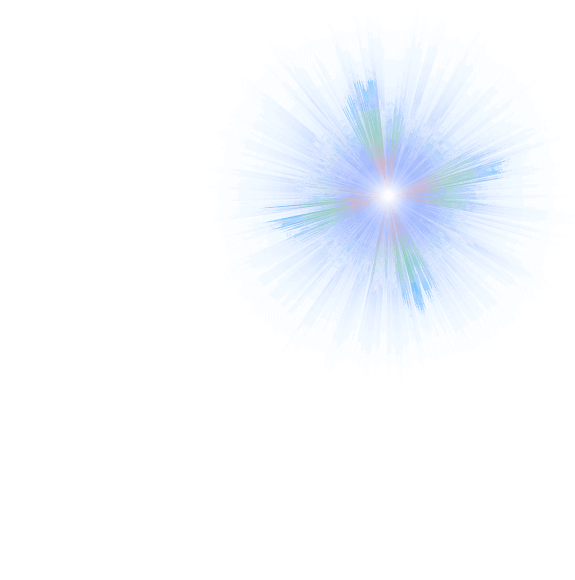
#> input picture PetrovOA/lab1/blik.png, 1150 x 1160 px (shown at 1/2 size)
$ python demo_filters.py blik.png
#> lines starting #> are read from the running program, lines starting #| are printed output that depends on the picture
### PetrovOA/lab1/main.py
"""
Практическая работа №1. Обработка изображений с использованием библиотеки OpenCV
Библиотека фильтров для обработки изображений
"""

import cv2
import numpy as np
import argparse
import sys


# ============================================================================
# ФИЛЬТРЫ
# ============================================================================

def resize_image(image, width=None, height=None, scale_factor=None):
    """
    Изменение разрешения изображения

    Args:
        image: Входное изображение
        width: Новая ширина
        height: Новая высота
        scale_factor: Коэффициент масштабирования

    Returns:
        Изображение с измененным разрешением
    """
    h, w = image.shape[:2]

    # Определяем новые размеры
    if scale_factor is not None:
        new_width = max(int(w * scale_factor), 1)
        new_height = max(int(h * scale_factor), 1)
    elif width is not None and height is not None:
        new_width = width
        new_height = height
    elif width is not None:
        ratio = width / w
        new_width = width
        new_height = max(int(h * ratio), 1)
    elif height is not None:
        ratio = height / h
        new_width = max(int(w * ratio), 1)
        new_height = height
    else:
        return image.copy()

    # Выводим информацию о разрешениях
    print(f"Изменение разрешения: {w}x{h} -> {new_width}x{new_height}")

    # Создаем массив для нового изображения
    resized = np.zeros((new_height, new_width, 3), dtype=image.dtype)

    # Создаем координатные сетки для исходного изображения
    # y_ratio и x_ratio показывают, какой пиксель исходного изображения соответствует каждому пикселю нового
    y_ratio = np.linspace(0, h - 1, new_height).astype(int)
    x_ratio = np.linspace(0, w - 1, new_width).astype(int)

    # Создаем 2D сетки координат
    # y_indices[i, j] = y_ratio[i] - индекс строки в исходном изображении
    # x_indices[i, j] = x_ratio[j] - индекс столбца в исходном изображении
    y_indices, x_indices = np.meshgrid(y_ratio, x_ratio, indexing='ij')

    # Копируем пиксели из исходного изображения в новое
    resized = image[y_indices, x_indices]

    return resized


def apply_sepia(image, intensity=1.0):
    """
    Применение фотоэффекта сепии к изображению

    Args:
        image: входное изображение
        intensity: интенсивность эффекта (0.0 - 1.0)

    Returns:
        изображение с эффектом сепии
    """
    # Матрица преобразования для сепии (BGR формат в OpenCV)
    # Преобразуем BGR -> RGB для применения стандартной матрицы, затем обратно
    sepia_matrix = np.array([
        [0.131, 0.534, 0.272],  # B
        [0.168, 0.686, 0.349],  # G
        [0.189, 0.769, 0.393]   # R
    ])

    # Применяем матричное преобразование
    result = image.astype(np.float32)
    sepia_image = result @ sepia_matrix.T

    # Обрезаем значения до [0, 255]
    sepia_image = np.clip(sepia_image, 0, 255)

    # Смешиваем с оригиналом согласно интенсивности
    result = result * (1 - intensity) + sepia_image * intensity

    return result.astype(np.uint8)


def apply_vignette(image, intensity=0.5):
    """
    Применение фотоэффекта виньетки к изображению

    Args:
        image: входное изображение
        intensity: интенсивность виньетки (0.0 - 1.0)

    Returns:
        изображение с эффектом виньетки
    """
    h, w = image.shape[:2]

    # Центр изображения
    center_x, center_y = w / 2, h / 2
    max_distance = np.sqrt(center_x**2 + center_y**2)

    # Создаем сетки координат
    y_coords, x_coords = np.ogrid[:h, :w]

    # Вычисляем расстояние от центра для всех пикселей сразу
    distance = np.sqrt((x_coords - center_x)**2 + (y_coords - center_y)**2)

    # Нормализуем расстояние
    norm_distance = distance / max_distance

    # Вычисляем коэффициент затемнения
    vignette_factor = 1.0 - (norm_distance * intensity)
    vignette_factor = np.maximum(0.0, vignette_factor)

    # Добавляем размерность для каналов
    vignette_factor = vignette_factor[:, :, np.newaxis]

    # Применяем виньетку
    result = image.astype(np.float32) * vignette_factor

    return result.astype(np.uint8)


def pixelate_region(image, x1, y1, x2, y2, pixel_size=10):
    """
    Пикселизация заданной прямоугольной области изображения

    Args:
        image: входное изображение
        x1, y1: координаты левого верхнего угла
        x2, y2: координаты правого нижнего угла
        pixel_size: размер пикселя

    Returns:
        изображение с пикселизированной областью
    """
    result = np.copy(image)

    # Убедимся, что координаты в правильном порядке
    x1, x2 = min(x1, x2), max(x1, x2)
    y1, y2 = min(y1, y2), max(y1, y2)

    # Ограничение координат границами изображения
    h, w = image.shape[:2]
    x1, y1 = max(0, x1), max(0, y1)
    x2, y2 = min(w, x2), min(h, y2)

    # Извлекаем область для пикселизации (создаем копию!)
    region = image[y1:y2, x1:x2].copy()
    region_h, region_w = region.shape[:2]

    # Вычисляем количество блоков
    n_blocks_y = (region_h + pixel_size - 1) // pixel_size
    n_blocks_x = (region_w + pixel_size - 1) // pixel_size

    # Создаем пикселизированную версию
    for i in range(n_blocks_y):
        for j in range(n_blocks_x):
            # Границы текущего блока
            block_y1 = i * pixel_size
            block_y2 = min(block_y1 + pixel_size, region_h)
            block_x1 = j * pixel_size
            block_x2 = min(block_x1 + pixel_size, region_w)

            # Вычисляем средний цвет блока векторно
            block = region[block_y1:block_y2, block_x1:block_x2]
            avg_color = np.mean(block, axis=(0, 1))

            # Заполняем блок средним цветом
            region[block_y1:block_y2, block_x1:block_x2] = avg_color

    # Вставляем обработанную область обратно
    result[y1:y2, x1:x2] = region

    return result


def add_simple_frame(image, frame_width=20, color=(0, 0, 0)):
    """
    Наложение прямоугольной одноцветной рамки заданной ширины по краям изображения

    Args:
        image: входное изображение
        frame_width: ширина рамки в пикселях
        color: цвет рамки в формате BGR

    Returns:
        изображение с рамкой
    """
    result = np.copy(image)
    h, w = result.shape[:2]

    # Верхняя рамка
    result[0:frame_width, :] = color

    # Нижняя рамка
    result[h-frame_width:h, :] = color

    # Левая рамка
    result[:, 0:frame_width] = color

    # Правая рамка
    result[:, w-frame_width:w] = color

    return result


def add_decorative_frame(image, frame_width=20, color=(0, 0, 0), frame_type='rounded'):
    """
    Наложение фигурной одноцветной рамки по краям изображения

    Args:
        image: входное изображение
        frame_width: ширина рамки в пикселях
        color: цвет рамки в формате BGR
        frame_type: тип рамки ('rounded', 'wave', 'zigzag')

    Returns:
        изображение с фигурной рамкой
    """
    result = np.copy(image)
    h, w = result.shape[:2]

    # Создаем сетки координат
    y_coords, x_coords = np.ogrid[:h, :w]

    if frame_type == 'rounded':
        # Скругленные углы
        radius = frame_width

        # Маски для углов
        in_top_left = ((y_coords < radius) & (x_coords < radius) &
                      ((y_coords - radius)**2 + (x_coords - radius)**2 > radius**2))
        in_top_right = ((y_coords < radius) & (x_coords >= w - radius) &
                       ((y_coords - radius)**2 + (x_coords - w + radius)**2 > radius**2))
        in_bottom_left = ((y_coords >= h - radius) & (x_coords < radius) &
                         ((y_coords - h + radius)**2 + (x_coords - radius)**2 > radius**2))
        in_bottom_right = ((y_coords >= h - radius) & (x_coords >= w - radius) &
                          ((y_coords - h + radius)**2 + (x_coords - w + radius)**2 > radius**2))

        # Маска для прямых краев
        on_edge = ((y_coords < frame_width) | (y_coords >= h - frame_width) |
                  (x_coords < frame_width) | (x_coords >= w - frame_width))

        # Общая маска рамки
        mask = on_edge | in_top_left | in_top_right | in_bottom_left | in_bottom_right
        result[mask] = color

    elif frame_type == 'wave':
        # Волнообразная рамка
        amplitude = frame_width // 3
        frequency = 0.05

        # Вычисляем волны для всех координат сразу
        wave_offset_h = (amplitude * np.sin(x_coords * frequency)).astype(np.int32)
        wave_offset_v = (amplitude * np.sin(y_coords * frequency)).astype(np.int32)

        # Границы с учетом волн
        wave_top = frame_width + wave_offset_h
        wave_bottom = h - frame_width - wave_offset_h
        wave_left = frame_width + wave_offset_v
        wave_right = w - frame_width - wave_offset_v

        # Маска рамки
        mask = ((y_coords < wave_top) | (y_coords >= wave_bottom) |
                (x_coords < wave_left) | (x_coords >= wave_right))
        result[mask] = color

    elif frame_type == 'zigzag':
        # Зигзагообразная рамка
        zigzag_size = max(1, frame_width // 2)

        # Вычисляем зигзаг-смещения
        zigzag_h = ((y_coords // zigzag_size) % 2) * zigzag_size
        zigzag_v = ((x_coords // zigzag_size) % 2) * zigzag_size

        # Маска рамки
        on_top = y_coords < frame_width + zigzag_v
        on_bottom = y_coords >= h - frame_width - zigzag_v
        on_left = x_coords < frame_width + zigzag_h
        on_right = x_coords >= w - frame_width - zigzag_h

        mask = on_top | on_bottom | on_left | on_right
        result[mask] = color

    return result


def add_lens_flare(image, center_x=None, center_y=None, intensity=0.8):
    """
    Наложение эффекта бликов объектива камеры с использованием готовой текстуры

    Args:
        image: входное изображение
        center_x: не используется (для совместимости)
        center_y: не используется (для совместимости)
        intensity: интенсивность блика (0.0 - 1.0)

    Returns:
        изображение с эффектом бликов
    """
    import os

    h, w = image.shape[:2]

    # Загружаем текстуру блика с альфа-каналом
    script_dir = os.path.dirname(os.path.abspath(__file__))
    blik_path = os.path.join(script_dir, 'blik.png')

    if not os.path.exists(blik_path):
        print(f"Предупреждение: текстура блика не найдена: {blik_path}")
        return image

    blik = cv2.imread(blik_path, cv2.IMREAD_UNCHANGED)
    if blik is None:
        print(f"Предупреждение: не удалось загрузить текстуру блика: {blik_path}")
        return image

    # Подгоняем размер текстуры под размер изображения
    blik = cv2.resize(blik, (w, h), interpolation=cv2.INTER_LINEAR)

    # Проверяем наличие альфа-канала
    if blik.shape[2] == 4:
        # Извлекаем альфа-канал и нормализуем
        alpha = blik[:, :, 3] / 255.0
        blik_rgb = blik[:, :, :3].astype(np.float32)
        img_f = image.astype(np.float32)

        # Смешиваем изображения с учетом альфа-канала
        for c in range(3):
            img_f[:, :, c] = img_f[:, :, c] * (1 - alpha * intensity) + blik_rgb[:, :, c] * (alpha * intensity)

        result = np.clip(img_f, 0, 255).astype(np.uint8)
    else:
        # Если альфа-канала нет, используем простое смешивание
        blik_rgb = blik.astype(np.float32)
        img_f = image.astype(np.float32)
        result = img_f * (1 - intensity) + blik_rgb * intensity
        result = np.clip(result, 0, 255).astype(np.uint8)

    return result


def add_watercolor_texture(image, intensity=0.3):
    """
    Наложение текстуры акварельной бумаги из файла

    Args:
        image: входное изображение
        intensity: интенсивность текстуры (0.0 - 1.0)

    Returns:
        изображение с текстурой акварельной бумаги
    """
    import os

    # Загружаем текстуру акварельной бумаги
    script_dir = os.path.dirname(os.path.abspath(__file__))
    paper_path = os.path.join(script_dir, 'paper.png')

    if not os.path.exists(paper_path):
        print(f"Предупреждение: текстура бумаги не найдена: {paper_path}")
        return image

    paper_texture = cv2.imread(paper_path)
    if paper_texture is None:
        print(f"Предупреждение: не удалось загрузить текстуру бумаги: {paper_path}")
        return image

    h, w = image.shape[:2]

    # Подгоняем размер текстуры под размер изображения
    paper_resized = cv2.resize(paper_texture, (w, h), interpolation=cv2.INTER_LINEAR)

    # Конвертируем изображения в float32 для точных вычислений
    result = image.astype(np.float32)
    paper_float = paper_resized.astype(np.float32)

    # Складываем изображение с текстурой с учетом интенсивности
    result = result + paper_float * intensity

    # Обрезаем значения до диапазона [0, 255]
    result = np.clip(result, 0, 255)

    return result.astype(np.uint8)


# ============================================================================
# ИНТЕРАКТИВНЫЙ ИНТЕРФЕЙС
# ============================================================================

class ImageFilterApp:
    # [222 lines left out: functions __init__, mouse_callback, apply_filter, run, main, not called in this run]


# [2 lines that do not run on import are left out]

### PetrovOA/lab1/demo_filters.py
"""
Скрипт для демонстрации всех фильтров
Автоматически применяет все фильтры и сохраняет результаты
"""
import cv2
import sys
import os

# Добавляем текущую директорию в путь
sys.path.insert(0, os.path.dirname(os.path.abspath(__file__)))

# Импортируем функции из main.py
from main import (
    resize_image, apply_sepia, apply_vignette, pixelate_region,
    add_simple_frame, add_decorative_frame, add_lens_flare, add_watercolor_texture
)


def demo_all_filters(image_path):
    """Демонстрация всех фильтров"""
#> called with image_path = 'blik.png'

    # Загружаем изображение
    image = cv2.imread(image_path)
#> image is the input picture: shape (1160, 1150, 3); mean B, G, R 254.2, 250.1, 247.2
    if image is None:
        print(f"Ошибка: не удалось загрузить {image_path}")
        return

    print(f"Загружено изображение: {image.shape}")
#| Загружено изображение: (1160, 1150, 3)

    # Создаем папку для результатов
    output_dir = "filter_results"
    os.makedirs(output_dir, exist_ok=True)

    results = {}

    # 1. Изменение разрешения
    print("1. Применяем изменение разрешения...")
    results['resize'] = resize_image(image, scale_factor=0.7)
#| Изменение разрешения: 1150x1160 -> 805x812
    cv2.imwrite(f"{output_dir}/01_resize.jpg", results['resize'])

    # 2. Сепия
    print("2. Применяем эффект сепии...")
    results['sepia'] = apply_sepia(image, intensity=0.9)
#> in apply_sepia, `sepia_image = result @ sepia_matrix.T`:
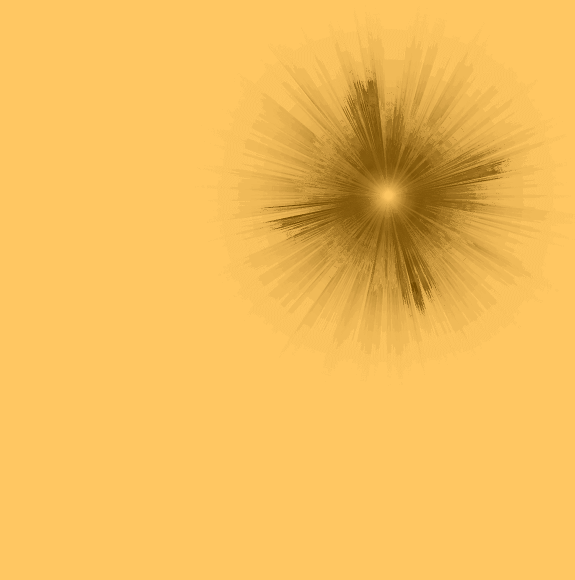
#> sepia_image: shape (1160, 1150, 3) float64 (shown at 1/2 size); mean B, G, R 234.1, 300.5, 337.5; drawn with min black and max white
    cv2.imwrite(f"{output_dir}/02_sepia.jpg", results['sepia'])

    # 3. Виньетка
    print("3. Применяем эффект виньетки...")
    results['vignette'] = apply_vignette(image, intensity=0.6)
    cv2.imwrite(f"{output_dir}/03_vignette.jpg", results['vignette'])

    # 4. Пикселизация (центральная область)
    print("4. Применяем пикселизацию...")
    h, w = image.shape[:2]
    results['pixelate'] = pixelate_region(
        image,
        w//4, h//4,  # Левый верхний угол
        3*w//4, 3*h//4,  # Правый нижний угол
        pixel_size=15
    )
    cv2.imwrite(f"{output_dir}/04_pixelate.jpg", results['pixelate'])

    # 5. Простая рамка
    print("5. Применяем простую рамку...")
    results['simple_frame'] = add_simple_frame(image, frame_width=25, color=(0, 215, 255))
    cv2.imwrite(f"{output_dir}/05_simple_frame.jpg", results['simple_frame'])

    # 6. Фигурная рамка (rounded)
    print("6. Применяем фигурную рамку (скругленные углы)...")
    results['decorative_rounded'] = add_decorative_frame(
        image, frame_width=30, color=(128, 64, 0), frame_type='rounded'
    )
    cv2.imwrite(f"{output_dir}/06_decorative_rounded.jpg", results['decorative_rounded'])

    # 7. Фигурная рамка (wave)
    print("7. Применяем фигурную рамку (волны)...")
    results['decorative_wave'] = add_decorative_frame(
        image, frame_width=25, color=(255, 0, 0), frame_type='wave'
    )
    cv2.imwrite(f"{output_dir}/07_decorative_wave.jpg", results['decorative_wave'])

    # 8. Фигурная рамка (zigzag)
    print("8. Применяем фигурную рамку (зигзаг)...")
    results['decorative_zigzag'] = add_decorative_frame(
        image, frame_width=25, color=(0, 0, 255), frame_type='zigzag'
    )
    cv2.imwrite(f"{output_dir}/08_decorative_zigzag.jpg", results['decorative_zigzag'])

    # 9. Блики объектива
    print("9. Применяем блики объектива...")
    results['lens_flare'] = add_lens_flare(image, intensity=0.8)
#> in add_lens_flare, `alpha = blik[:, :, 3] / 255.0`:
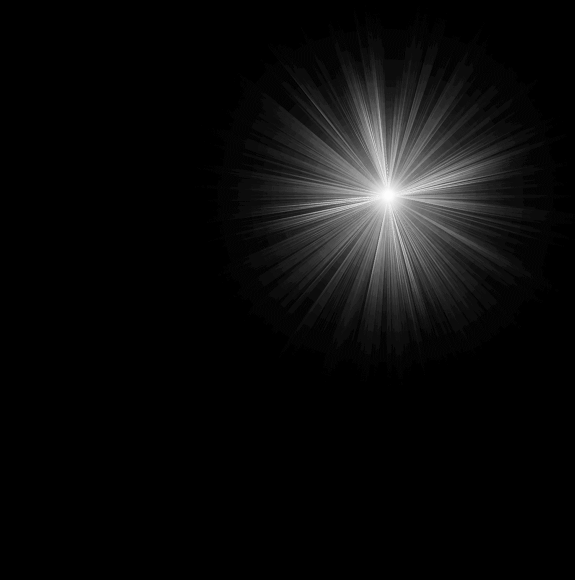
#> alpha: shape (1160, 1150) float64 (shown at 1/2 size); min 0, max 0.992, mean 0.0447
    cv2.imwrite(f"{output_dir}/09_lens_flare.jpg", results['lens_flare'])

    # 10. Текстура акварельной бумаги
    print("10. Применяем текстуру акварельной бумаги...")
    results['watercolor'] = add_watercolor_texture(image, intensity=0.4)
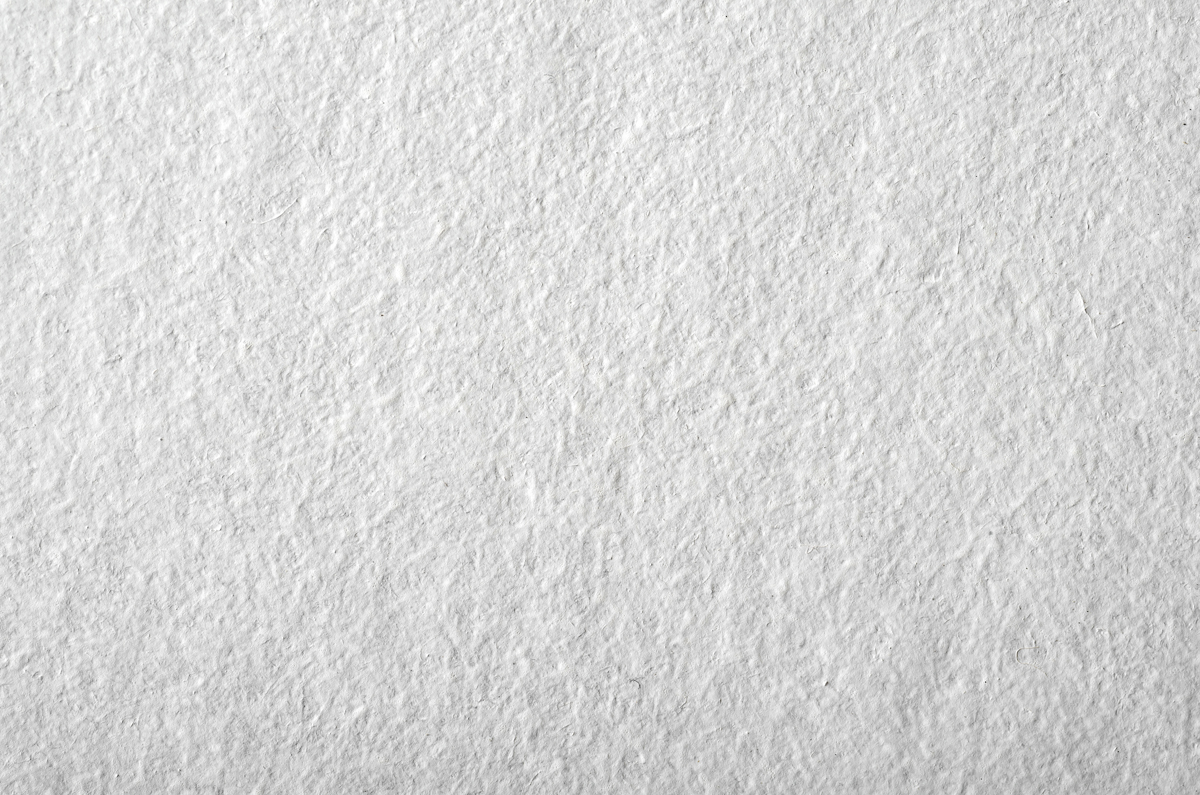
#> input picture PetrovOA/lab1/paper.png, 1200 x 795 px
#> in add_watercolor_texture, paper_texture is the input picture: shape (795, 1200, 3); mean B, G, R 215.2, 215.5, 215.5
#> in add_watercolor_texture, `paper_resized = cv2.resize(paper_texture, (w, h), interpolation=cv2.IN..`:
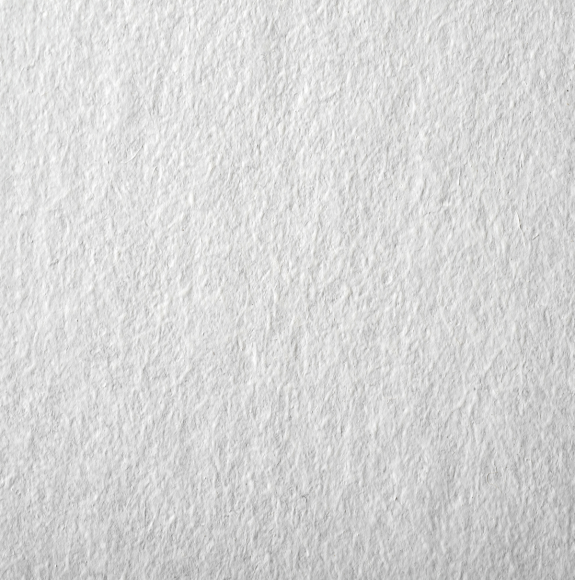
#> paper_resized: shape (1160, 1150, 3) (shown at 1/2 size); mean B, G, R 215.1, 215.4, 215.4
    cv2.imwrite(f"{output_dir}/10_watercolor.jpg", results['watercolor'])

    # Комбинированные эффекты
    print("\n11. Создаем комбинированные эффекты...")

    # Винтажный эффект (сепия + виньетка + рамка)
    vintage = apply_sepia(image, intensity=0.8)
    vintage = apply_vignette(vintage, intensity=0.5)
#> call 2 of apply_vignette, with intensity = 0.5
#> in apply_vignette (call 2), `result = image.astype(np.float32) * vignette_factor`:
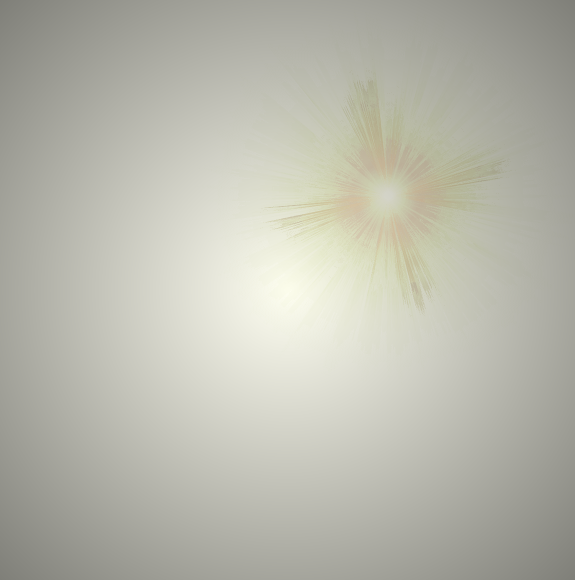
#> result: shape (1160, 1150, 3) float64 (shown at 1/2 size); mean B, G, R 173.2, 184.7, 184.7
    vintage = add_simple_frame(vintage, frame_width=20, color=(50, 30, 10))
    cv2.imwrite(f"{output_dir}/11_vintage_combo.jpg", vintage)

    # Художественный эффект (акварель + рамка)
    artistic = add_watercolor_texture(image, intensity=0.35)
    artistic = add_decorative_frame(artistic, frame_width=30, color=(100, 80, 60), frame_type='rounded')
#> call 4 of add_decorative_frame, with frame_width = 30, color = (100, 80, 60), frame_type = 'rounded'
#> in add_decorative_frame (call 4), `result[mask] = color`:
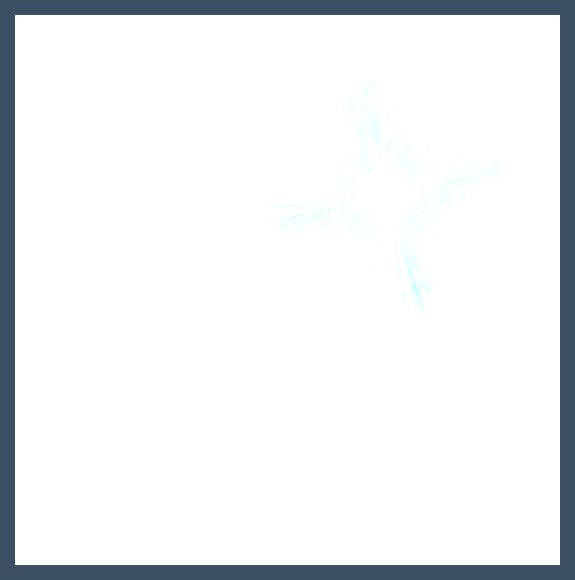
#> result: shape (1160, 1150, 3) (shown at 1/2 size); mean B, G, R 239.3, 237.3, 235
    cv2.imwrite(f"{output_dir}/12_artistic_combo.jpg", artistic)

    print(f"\n✓ Все фильтры применены успешно!")
    print(f"✓ Результаты сохранены в папку '{output_dir}/'")

    # Показываем сравнение оригинала и нескольких фильтров
    print("\nОтображаем результаты (нажмите любую клавишу для продолжения)...\n")

    # Создаем сетку изображений для сравнения
    scale = 0.3  # Масштаб для отображения
    target_h = int(image.shape[0] * scale)
    target_w = int(image.shape[1] * scale)

    def resize_for_display(img):
        return cv2.resize(img, (target_w, target_h))

    # Первая строка: оригинал, resize, sepia, vignette
    row1 = cv2.hconcat([
        resize_for_display(image),
        resize_for_display(results['resize']),
        resize_for_display(results['sepia']),
        resize_for_display(results['vignette'])
    ])
#> in resize_for_display (call 3), `return cv2.resize(img, (target_w, target_h))`:
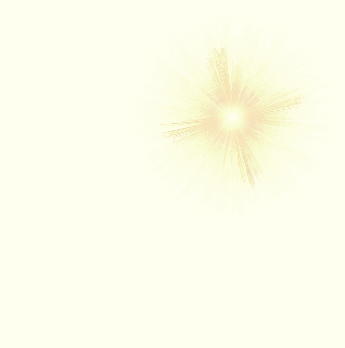
#> returned value: shape (348, 345, 3); mean of channels 0, 1, 2 235.6, 253.8, 254.1; drawn as B, G, R
#> (the rest of the program and of its run is left out)
